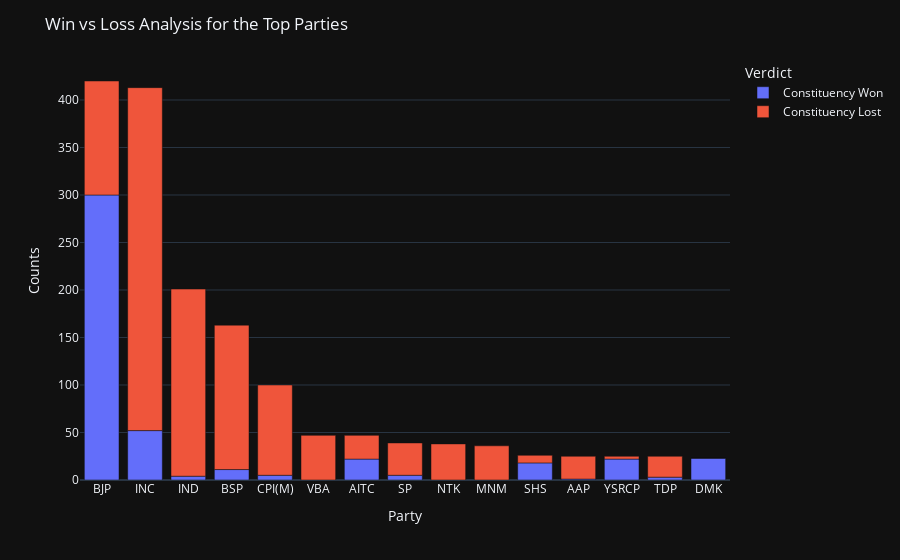

The code cell stored with this chart in its notebook:
### Code cell
prty_cnt_win=pd.merge(prty_cnt,part_win,how='inner',left_on='PARTY',right_on='PARTY')
prty_cnt_win['Lost']=prty_cnt_win['# Constituency']-prty_cnt_win['# Wins']
prty_wins_cnt=prty_cnt_win[['PARTY','# Wins']]
prty_wins_cnt['Verdict']='Constituency Won'
prty_loss_cnt=prty_cnt_win[['PARTY','Lost']]
prty_loss_cnt['Verdict']='Constituency Lost'
prty_wins_cnt.columns=['Party','Counts','Verdict']
prty_loss_cnt.columns=['Party','Counts','Verdict']
top_prty_wins_cnt=prty_wins_cnt[:15]
prty_loss_cnt_cnt=prty_loss_cnt[:15]
prt_win_loss=pd.concat([top_prty_wins_cnt,prty_loss_cnt_cnt])
fig = px.bar(prt_win_loss, x='Party', y='Counts', color='Verdict')
fig.update_layout(title_text='Win vs Loss Analysis for the Top Parties',template='plotly_dark')
fig.show()

### Figure 1 — Plotly figure (JSON) as saved in the notebook; plotly's stock layout.template omitted (floating-point values rounded to 4 significant figures)
{"data": [{"alignmentgroup": "True", "hovertemplate": "Verdict=Constituency Won<br>Party=%{x}<br>Counts=%{y}<extra></extra>", "legendgroup": "Constituency Won", "marker": {"color": "#636efa", "pattern": {"shape": ""}}, "name": "Constituency Won", "offsetgroup": "Constituency Won", "orientation": "v", "showlegend": true, "textposition": "auto", "type": "bar", "x": ["BJP", "INC", "IND", "BSP", "CPI(M)", "VBA", "AITC", "SP", "NTK", "MNM", "SHS", "AAP", "YSRCP", "TDP", "DMK"], "xaxis": "x", "y": [300, 52, 4, 11, 5, 0, 22, 5, 0, 0, 18, 1, 22, 3, 23], "yaxis": "y"}, {"alignmentgroup": "True", "hovertemplate": "Verdict=Constituency Lost<br>Party=%{x}<br>Counts=%{y}<extra></extra>", "legendgroup": "Constituency Lost", "marker": {"color": "#EF553B", "pattern": {"shape": ""}}, "name": "Constituency Lost", "offsetgroup": "Constituency Lost", "orientation": "v", "showlegend": true, "textposition": "auto", "type": "bar", "x": ["BJP", "INC", "IND", "BSP", "CPI(M)", "VBA", "AITC", "SP", "NTK", "MNM", "SHS", "AAP", "YSRCP", "TDP", "DMK"], "xaxis": "x", "y": [120, 361, 197, 152, 95, 47, 25, 34, 38, 36, 8, 24, 3, 22, 0], "yaxis": "y"}], "layout": {"barmode": "relative", "legend": {"title": {"text": "Verdict"}, "tracegroupgap": 0}, "margin": {"t": 60}, "title": {"text": "Win vs Loss Analysis for the Top Parties"}, "xaxis": {"anchor": "y", "domain": [0, 1], "title": {"text": "Party"}}, "yaxis": {"anchor": "x", "domain": [0, 1], "title": {"text": "Counts"}}}}
